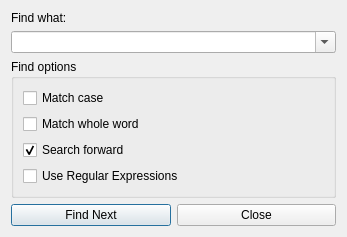
<?xml version="1.0" encoding="UTF-8"?>
<ui version="4.0">
 <class>FindDialog</class>
 <widget class="QDialog" name="FindDialog">
  <property name="geometry">
   <rect>
    <x>0</x>
    <y>0</y>
    <width>347</width>
    <height>227</height>
   </rect>
  </property>
  <property name="windowTitle">
   <string>Find</string>
  </property>
  <layout class="QVBoxLayout" name="verticalLayout">
   <item>
    <widget class="QLabel" name="label">
     <property name="sizePolicy">
      <sizepolicy hsizetype="Preferred" vsizetype="Maximum">
       <horstretch>0</horstretch>
       <verstretch>0</verstretch>
      </sizepolicy>
     </property>
     <property name="text">
      <string>Find what:</string>
     </property>
    </widget>
   </item>
   <item>
    <widget class="QComboBox" name="comboBox">
     <property name="editable">
      <bool>true</bool>
     </property>
    </widget>
   </item>
   <item>
    <widget class="QGroupBox" name="groupBox">
     <property name="sizePolicy">
      <sizepolicy hsizetype="Preferred" vsizetype="MinimumExpanding">
       <horstretch>0</horstretch>
       <verstretch>0</verstretch>
      </sizepolicy>
     </property>
     <property name="title">
      <string>Find options</string>
     </property>
     <layout class="QVBoxLayout" name="verticalLayout_2">
      <item>
       <widget class="QCheckBox" name="checkBox">
        <property name="text">
         <string>Match case</string>
        </property>
       </widget>
      </item>
      <item>
       <widget class="QCheckBox" name="checkBox_2">
        <property name="text">
         <string>Match whole word</string>
        </property>
       </widget>
      </item>
      <item>
       <widget class="QCheckBox" name="checkBox_3">
        <property name="text">
         <string>Search forward</string>
        </property>
        <property name="checked">
         <bool>true</bool>
        </property>
       </widget>
      </item>
      <item>
       <widget class="QCheckBox" name="checkBox_4">
        <property name="text">
         <string>Use Regular Expressions</string>
        </property>
       </widget>
      </item>
     </layout>
    </widget>
   </item>
   <item>
    <spacer name="verticalSpacer">
     <property name="orientation">
      <enum>Qt::Vertical</enum>
     </property>
     <property name="sizeHint" stdset="0">
      <size>
       <width>20</width>
       <height>40</height>
      </size>
     </property>
    </spacer>
   </item>
   <item>
    <layout class="QHBoxLayout" name="horizontalLayout">
     <property name="sizeConstraint">
      <enum>QLayout::SetMaximumSize</enum>
     </property>
     <item>
      <widget class="QPushButton" name="pushButton">
       <property name="text">
        <string>Find Next</string>
       </property>
      </widget>
     </item>
     <item>
      <widget class="QPushButton" name="pushButton_2">
       <property name="text">
        <string>Close</string>
       </property>
      </widget>
     </item>
    </layout>
   </item>
  </layout>
 </widget>
 <resources/>
 <connections/>
</ui>
